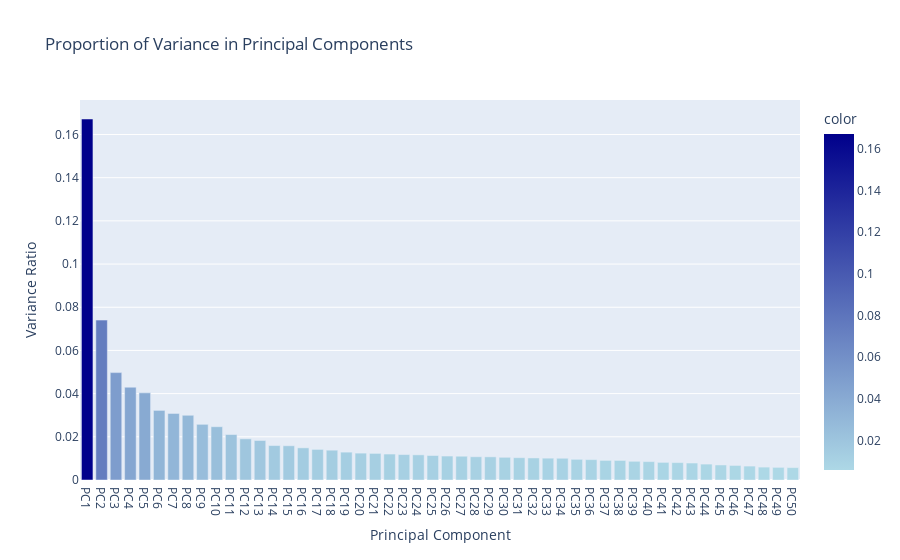

The code cell stored with this chart in its notebook:
### Code cell
fig = px.bar(
    x=["PC" + str(i) for i in range(1, n_components + 1)],
    y=pca.explained_variance_ratio_,
    labels={'x': "Principal Component", 'y': "Variance Ratio"},
    color=pca.explained_variance_ratio_,
    color_continuous_scale=[(0, 'lightblue'), (1, 'darkblue')],
    title="Proportion of Variance in Principal Components"
)

fig.show()

### Figure 1 — Plotly figure (JSON) as saved in the notebook; plotly's stock layout.template omitted (floating-point values rounded to 4 significant figures)
{"data": [{"alignmentgroup": "True", "hovertemplate": "Principal Component=%{x}<br>Variance Ratio=%{y}<br>color=%{marker.color}<extra></extra>", "legendgroup": "", "marker": {"color": [0.1672, 0.07406, 0.04973, 0.04298, 0.04036, 0.03223, 0.03085, 0.02997, 0.02578, 0.02468, 0.02106, 0.01905, 0.01829, 0.01596, 0.01586, 0.01489, 0.01416, 0.01381, 0.0129, 0.01244, 0.01231, 0.01202, 0.01178, 0.01166, 0.01135, 0.01109, 0.01101, 0.01078, 0.01073, 0.01051, 0.01033, 0.01021, 0.01011, 0.01007, 0.009569, 0.009433, 0.00907, 0.009057, 0.00866, 0.008519, 0.00816, 0.008053, 0.007861, 0.007369, 0.006965, 0.006732, 0.006445, 0.005975, 0.00585, 0.005736], "coloraxis": "coloraxis", "pattern": {"shape": ""}}, "name": "", "offsetgroup": "", "orientation": "v", "showlegend": false, "textposition": "auto", "type": "bar", "x": ["PC1", "PC2", "PC3", "PC4", "PC5", "PC6", "PC7", "PC8", "PC9", "PC10", "PC11", "PC12", "PC13", "PC14", "PC15", "PC16", "PC17", "PC18", "PC19", "PC20", "PC21", "PC22", "PC23", "PC24", "PC25", "PC26", "PC27", "PC28", "PC29", "PC30", "PC31", "PC32", "PC33", "PC34", "PC35", "PC36", "PC37", "PC38", "PC39", "PC40", "PC41", "PC42", "PC43", "PC44", "PC45", "PC46", "PC47", "PC48", "PC49", "PC50"], "xaxis": "x", "y": [0.1672, 0.07406, 0.04973, 0.04298, 0.04036, 0.03223, 0.03085, 0.02997, 0.02578, 0.02468, 0.02106, 0.01905, 0.01829, 0.01596, 0.01586, 0.01489, 0.01416, 0.01381, 0.0129, 0.01244, 0.01231, 0.01202, 0.01178, 0.01166, 0.01135, 0.01109, 0.01101, 0.01078, 0.01073, 0.01051, 0.01033, 0.01021, 0.01011, 0.01007, 0.009569, 0.009433, 0.00907, 0.009057, 0.00866, 0.008519, 0.00816, 0.008053, 0.007861, 0.007369, 0.006965, 0.006732, 0.006445, 0.005975, 0.00585, 0.005736], "yaxis": "y"}], "layout": {"barmode": "relative", "coloraxis": {"colorbar": {"title": {"text": "color"}}, "colorscale": [[0, "lightblue"], [1, "darkblue"]]}, "legend": {"tracegroupgap": 0}, "title": {"text": "Proportion of Variance in Principal Components"}, "xaxis": {"anchor": "y", "domain": [0, 1], "title": {"text": "Principal Component"}}, "yaxis": {"anchor": "x", "domain": [0, 1], "title": {"text": "Variance Ratio"}}}}
